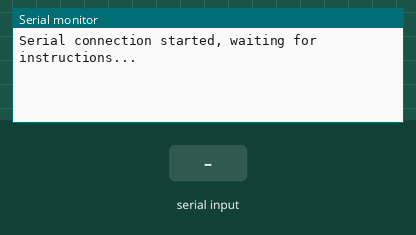
Recording of a sketch running on a simulated Arduino Mega 2560, built with avr-gcc and run on an emulated ATmega2560. On the bench: the last lines printed to the serial monitor. The inputs (shaded band) are chosen by the test bench.

Above: at 1.2 s.
1.3 s: "+++#" received over the second serial link
At 2.1 s:
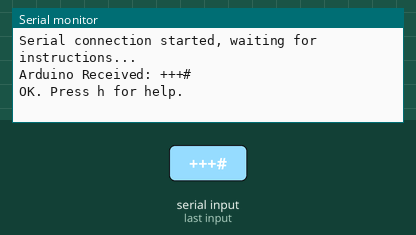
2.8 s: "#" received over the second serial link
At 3.4 s:
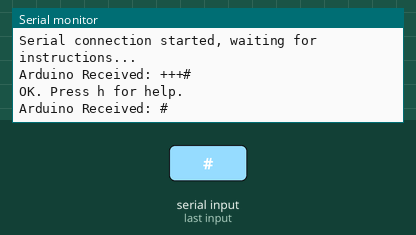

Measured:
- after the input at 1.3 s, the serial monitor: prints a new line at once (image 1)
- after the input at 2.8 s, the serial monitor: prints a new line at once (image 2)

The sketch:

String_Buffer.ino
```cpp
// Buffer to store incoming commands from serial port
String inData;

void setup() {
  Serial.begin(9600);
  Serial1.begin(9600);
  Serial.println("Serial connection started, waiting for instructions...");
}

void loop() {
  while (Serial1.available() > 0)
  {
    char recieved = Serial1.read();
    inData += recieved;

        // Process message when new line character is recieved
        if (recieved == '#')
        {
          Serial.print("Arduino Received: ");
          Serial.println(inData);

            // You can put some if and else here to process the message juste like that:

            if(inData == "+++#"){ // DON'T forget to add "\n" at the end of the string.
            Serial.println("OK. Press h for help.");
          }


            inData = ""; // Clear recieved buffer
          }
        }
      }
```
